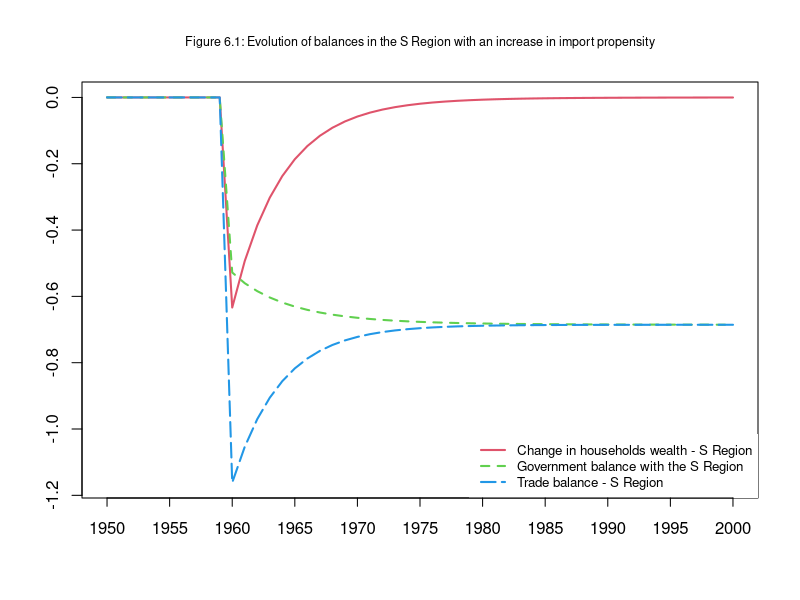
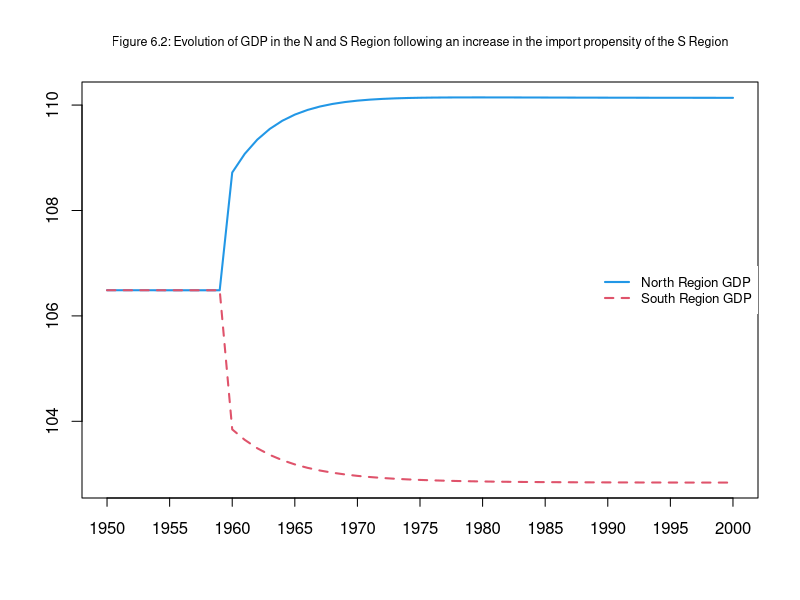
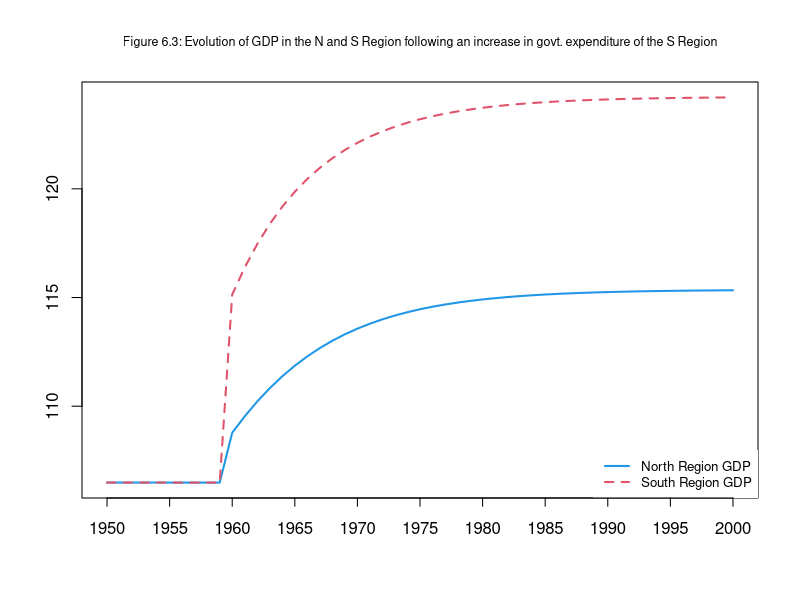
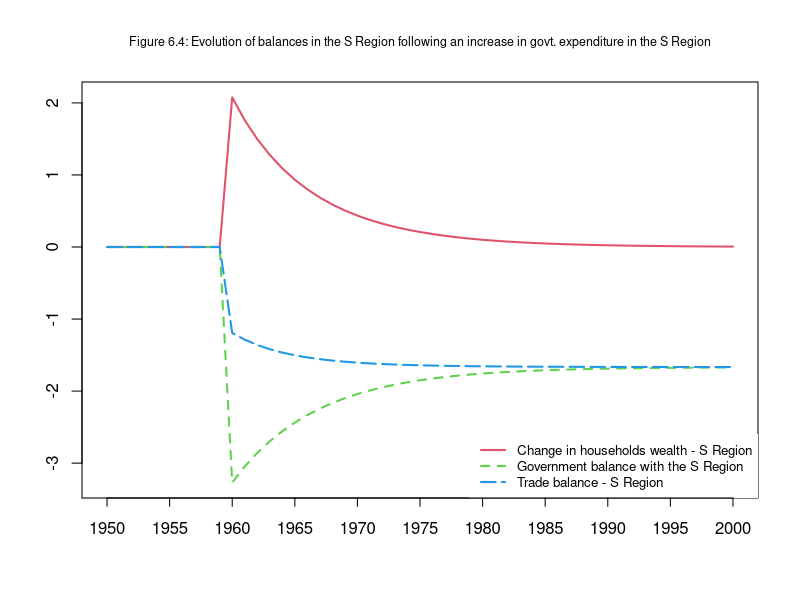
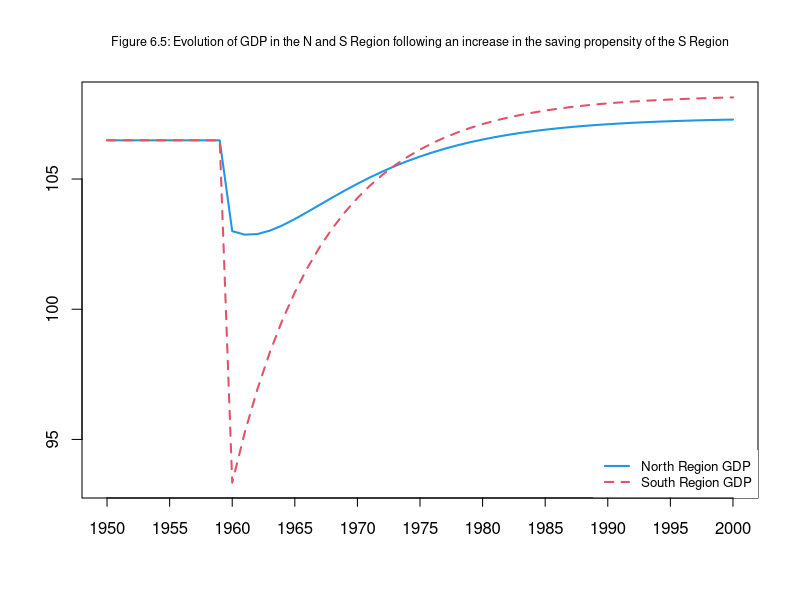
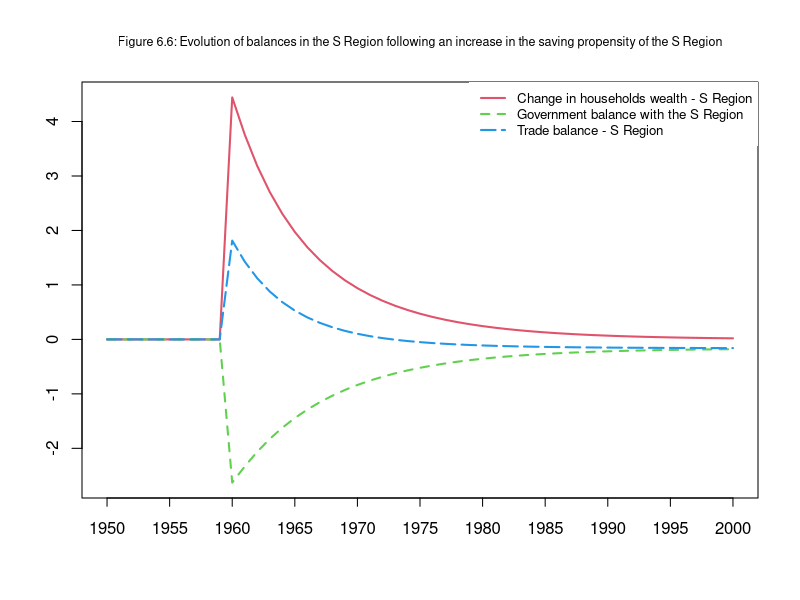
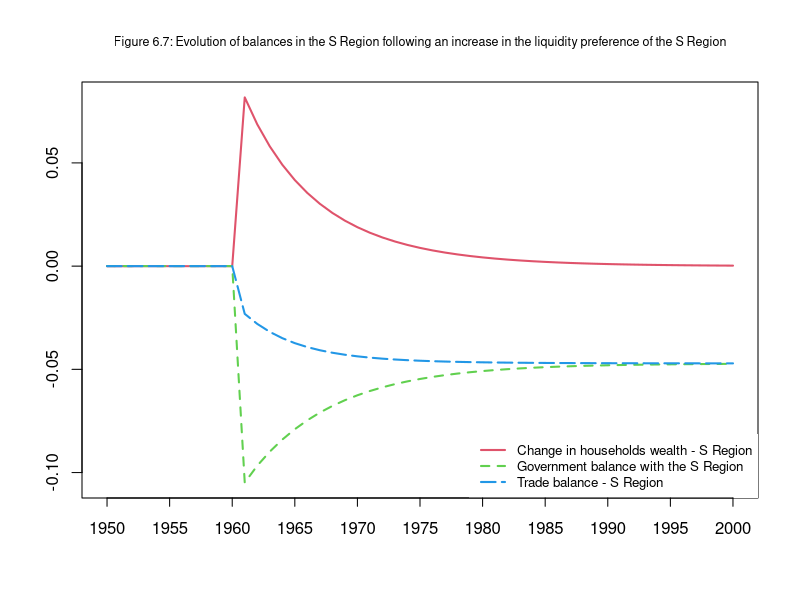

These figures' R source, in order:
#REG Model: two regions (N and S) sharing a common currency and a common central bank

#This code replicates results in the book Monetary Economics:
#An Integrated Approach to Credit, Money, Income, Production and Wealth,
#by Wynne Godley and Marc Lavoie, chapter 6, figures 6.1 to 6.7.
#It is an R translation of the EViews program gl06reg.prg, restructured in the style of Sim_a.R

#Clear
rm(list=ls(all=TRUE))

#PERIODS (i= 1 to 66, i.e. years 1945 to 2010). Period 1 holds the starting (steady-state) stocks
nPeriods=66

#SCENARIOS (j= 1 to 5)
#1 = baseline
#2 = increase in the import propensity of the S Region (figures 6.1 and 6.2)
#3 = increase in government expenditure of the S Region (figures 6.3 and 6.4)
#4 = increase in the saving propensity of the S Region (figures 6.5 and 6.6)
#5 = increase in the liquidity preference of the S Region (figure 6.7)
nScenarios=5

#ITERATIONS per period (Gauss-Seidel)
nIterations=100

#PARAMETERS
#Propensity to consume out of income (alpha1_s is a matrix: it changes in scenario 4)
alpha1_n=0.6
#Propensity to consume out of wealth
alpha2_n=0.4
alpha2_s=0.3
#Parameters of the portfolio equations (lambda0_s is a matrix: it changes in scenario 5)
lambda0_n=0.635
lambda1_n=5
lambda1_s=6
lambda2_n=0.01
lambda2_s=0.07
#Tax rate
theta=0.2
#Interest rate on bills
r_bar=0.025
#Government expenditure of region N
g_n=20
#Starting values of the stocks (steady state)
v0=86.487      #Households' wealth, each region
bh0=64.865     #Bills held by the households, each region
bcb0=43.244    #Bills held by the central bank

#VARIABLES
#Import propensity of region S (exogenous: changes in scenario 2)
mu_s=matrix(data=0.18781,nrow=nScenarios,ncol=nPeriods)
#Import propensity of region N
mu_n=matrix(data=0.18781,nrow=nScenarios,ncol=nPeriods)
#Government expenditure of region S (exogenous: changes in scenario 3)
g_s=matrix(data=20,nrow=nScenarios,ncol=nPeriods)
#Propensity to consume out of income of region S (exogenous: changes in scenario 4)
alpha1_s=matrix(data=0.7,nrow=nScenarios,ncol=nPeriods)
#Liquidity preference parameter of region S (exogenous: changes in scenario 5)
lambda0_s=matrix(data=0.67,nrow=nScenarios,ncol=nPeriods)
#GDP
y_n=matrix(data=0,nrow=nScenarios,ncol=nPeriods)
y_s=matrix(data=0,nrow=nScenarios,ncol=nPeriods)
#Consumption
cons_n=matrix(data=0,nrow=nScenarios,ncol=nPeriods)
cons_s=matrix(data=0,nrow=nScenarios,ncol=nPeriods)
#Imports
im_n=matrix(data=0,nrow=nScenarios,ncol=nPeriods)
im_s=matrix(data=0,nrow=nScenarios,ncol=nPeriods)
#Exports
x_n=matrix(data=0,nrow=nScenarios,ncol=nPeriods)
x_s=matrix(data=0,nrow=nScenarios,ncol=nPeriods)
#Disposable income
yd_n=matrix(data=0,nrow=nScenarios,ncol=nPeriods)
yd_s=matrix(data=0,nrow=nScenarios,ncol=nPeriods)
#Taxes
t_n=matrix(data=0,nrow=nScenarios,ncol=nPeriods)
t_s=matrix(data=0,nrow=nScenarios,ncol=nPeriods)
#Households' wealth
v_n=matrix(data=v0,nrow=nScenarios,ncol=nPeriods)
v_s=matrix(data=v0,nrow=nScenarios,ncol=nPeriods)
#Bills held by the households
b_h_n=matrix(data=bh0,nrow=nScenarios,ncol=nPeriods)
b_h_s=matrix(data=bh0,nrow=nScenarios,ncol=nPeriods)
#Cash held by the households
h_h_n=matrix(data=v0-bh0,nrow=nScenarios,ncol=nPeriods)
h_h_s=matrix(data=v0-bh0,nrow=nScenarios,ncol=nPeriods)
#Bills held by the households of both regions
b_h=matrix(data=2*bh0,nrow=nScenarios,ncol=nPeriods)
#Cash held by the households of both regions
h_h=matrix(data=2*(v0-bh0),nrow=nScenarios,ncol=nPeriods)
#Cash supply
h_s=matrix(data=2*(v0-bh0),nrow=nScenarios,ncol=nPeriods)
#Bills supplied by the government
b_s=matrix(data=2*bh0+bcb0,nrow=nScenarios,ncol=nPeriods)
#Bills held by the central bank
b_cb=matrix(data=bcb0,nrow=nScenarios,ncol=nPeriods)
#Interest rate on bills
r=matrix(data=r_bar,nrow=nScenarios,ncol=nPeriods)
#Variables used in the figures (S Region)
#Change in households' wealth
dv_s=matrix(data=0,nrow=nScenarios,ncol=nPeriods)
#Trade balance
tb_s=matrix(data=0,nrow=nScenarios,ncol=nPeriods)
#Government balance with the S Region
gb_s=matrix(data=0,nrow=nScenarios,ncol=nPeriods)
#Redundant equation: cash demand minus cash supply (should be zero)
check=matrix(data=0,nrow=nScenarios,ncol=nPeriods)


#MODEL
#Select scenarios
for (j in 1:nScenarios){

  #Define time
 for (i in 2:nPeriods){

   #Define iterations
   for (iterations in 1:nIterations){

     #Define alternative scenarios (all shocks start in 1960, i.e. i=16)
     if (i>=16 && j==2){
       mu_s[2,i]=0.20781     #Import propensity of S passes from 0.18781 to 0.20781
     }
     if (i>=16 && j==3){
       g_s[3,i]=25           #Government expenditure of S passes from 20 to 25
     }
     if (i>=16 && j==4){
       alpha1_s[4,i]=0.6     #Propensity to consume of S passes from 0.7 to 0.6
     }
     if (i>=16 && j==5){
       lambda0_s[5,i]=0.75   #Liquidity preference of S passes from 0.67 to 0.75
     }


     # REG model in R

     # Region N
     # GDP
     y_n[j,i]     = cons_n[j,i] + g_n + x_n[j,i] - im_n[j,i]
     # Imports
     im_n[j,i]    = mu_n[j,i] * y_n[j,i]
     # Exports of N are the imports of S
     x_n[j,i]     = im_s[j,i]
     # Disposable income
     yd_n[j,i]    = y_n[j,i] - t_n[j,i] + r[j,i-1] * b_h_n[j,i-1]
     # Taxes
     t_n[j,i]     = theta * (y_n[j,i] + r[j,i-1] * b_h_n[j,i-1])
     # Households' wealth
     v_n[j,i]     = v_n[j,i-1] + yd_n[j,i] - cons_n[j,i]
     # Consumption function
     cons_n[j,i]  = alpha1_n * yd_n[j,i] + alpha2_n * v_n[j,i-1]
     # Cash held by the households
     h_h_n[j,i]   = v_n[j,i] - b_h_n[j,i]
     # Demand for bills
     b_h_n[j,i]   = v_n[j,i] * (lambda0_n + lambda1_n * r[j,i] - lambda2_n * (yd_n[j,i] / v_n[j,i]))

     # Region S
     # GDP
     y_s[j,i]     = cons_s[j,i] + g_s[j,i] + x_s[j,i] - im_s[j,i]
     # Imports
     im_s[j,i]    = mu_s[j,i] * y_s[j,i]
     # Exports of S are the imports of N
     x_s[j,i]     = im_n[j,i]
     # Disposable income
     yd_s[j,i]    = y_s[j,i] - t_s[j,i] + r[j,i-1] * b_h_s[j,i-1]
     # Taxes
     t_s[j,i]     = theta * (y_s[j,i] + r[j,i-1] * b_h_s[j,i-1])
     # Households' wealth
     v_s[j,i]     = v_s[j,i-1] + yd_s[j,i] - cons_s[j,i]
     # Consumption function
     cons_s[j,i]  = alpha1_s[j,i] * yd_s[j,i] + alpha2_s * v_s[j,i-1]
     # Cash held by the households
     h_h_s[j,i]   = v_s[j,i] - b_h_s[j,i]
     # Demand for bills
     b_h_s[j,i]   = v_s[j,i] * (lambda0_s[j,i] + lambda1_s * r[j,i] - lambda2_s * (yd_s[j,i] / v_s[j,i]))

     # Government and central bank (common to both regions)
     # Bills held by the households of both regions
     b_h[j,i]     = b_h_n[j,i] + b_h_s[j,i]
     # Cash held by the households of both regions
     h_h[j,i]     = h_h_n[j,i] + h_h_s[j,i]
     # Supply of bills (government budget constraint, central bank profits go to the government)
     b_s[j,i]     = b_s[j,i-1] + g_n + g_s[j,i] + r[j,i-1] * b_s[j,i-1] - t_n[j,i] - t_s[j,i] - r[j,i-1] * b_cb[j,i-1]
     # Bills held by the central bank
     b_cb[j,i]    = b_s[j,i] - b_h[j,i]
     # Supply of cash
     h_s[j,i]     = h_s[j,i-1] + b_cb[j,i] - b_cb[j,i-1]
     # Interest rate set by the central bank
     r[j,i]       = r_bar

     # Variables used in the figures (S Region)
     dv_s[j,i]    = v_s[j,i] - v_s[j,i-1]
     tb_s[j,i]    = x_s[j,i] - im_s[j,i]
     gb_s[j,i]    = t_s[j,i] - g_s[j,i] - r[j,i-1] * b_h_s[j,i-1]
     check[j,i]   = h_h[j,i] - h_s[j,i]

   }
 }
}

#FIGURES (years 1950 to 2000: i= 6 to 56)
x=c("1950":"2000")
at_x=seq(1,51,by=5)

#Figure 6.1
plot(dv_s[2,6:56],xaxt='n',type="l",col="2",lwd=2,lty=1,font.main=1,cex.main=0.75,main="Figure 6.1: Evolution of balances in the S Region with an increase in import propensity",ylab = '',xlab = '',ylim=range(dv_s[2,6:56],gb_s[2,6:56],tb_s[2,6:56]))
lines(gb_s[2,6:56],type="l",lwd=2,lty=2,col="3")
lines(tb_s[2,6:56],type="l",lwd=2,lty=5,col="4")
legend("bottomright",c("Change in households wealth - S Region","Government balance with the S Region","Trade balance - S Region"),  bty = 1, cex = 0.8, lty=c(1,2,5), lwd=c(2,2,2), col = c(2,3,4), box.lwd=0)
axis(side=1,at=at_x,labels=x[at_x],tck=-0.02)

#Figure 6.2
plot(y_n[2,6:56],xaxt='n',type="l",col="4",lwd=2,lty=1,font.main=1,cex.main=0.75,main="Figure 6.2: Evolution of GDP in the N and S Region following an increase in the import propensity of the S Region",ylab = '',xlab = '',ylim=range(y_n[2,6:56],y_s[2,6:56]))
lines(y_s[2,6:56],type="l",lwd=2,lty=2,col="2")
legend("right",c("North Region GDP","South Region GDP"),  bty = 1, cex = 0.8, lty=c(1,2), lwd=c(2,2), col = c(4,2), box.lwd=0)
axis(side=1,at=at_x,labels=x[at_x],tck=-0.02)

#Figure 6.3
plot(y_n[3,6:56],xaxt='n',type="l",col="4",lwd=2,lty=1,font.main=1,cex.main=0.75,main="Figure 6.3: Evolution of GDP in the N and S Region following an increase in govt. expenditure of the S Region",ylab = '',xlab = '',ylim=range(y_n[3,6:56],y_s[3,6:56]))
lines(y_s[3,6:56],type="l",lwd=2,lty=2,col="2")
legend("bottomright",c("North Region GDP","South Region GDP"),  bty = 1, cex = 0.8, lty=c(1,2), lwd=c(2,2), col = c(4,2), box.lwd=0)
axis(side=1,at=at_x,labels=x[at_x],tck=-0.02)

#Figure 6.4
plot(dv_s[3,6:56],xaxt='n',type="l",col="2",lwd=2,lty=1,font.main=1,cex.main=0.75,main="Figure 6.4: Evolution of balances in the S Region following an increase in govt. expenditure in the S Region",ylab = '',xlab = '',ylim=range(dv_s[3,6:56],gb_s[3,6:56],tb_s[3,6:56]))
lines(gb_s[3,6:56],type="l",lwd=2,lty=2,col="3")
lines(tb_s[3,6:56],type="l",lwd=2,lty=5,col="4")
legend("bottomright",c("Change in households wealth - S Region","Government balance with the S Region","Trade balance - S Region"),  bty = 1, cex = 0.8, lty=c(1,2,5), lwd=c(2,2,2), col = c(2,3,4), box.lwd=0)
axis(side=1,at=at_x,labels=x[at_x],tck=-0.02)

#Figure 6.5
plot(y_n[4,6:56],xaxt='n',type="l",col="4",lwd=2,lty=1,font.main=1,cex.main=0.75,main="Figure 6.5: Evolution of GDP in the N and S Region following an increase in the saving propensity of the S Region",ylab = '',xlab = '',ylim=range(y_n[4,6:56],y_s[4,6:56]))
lines(y_s[4,6:56],type="l",lwd=2,lty=2,col="2")
legend("bottomright",c("North Region GDP","South Region GDP"),  bty = 1, cex = 0.8, lty=c(1,2), lwd=c(2,2), col = c(4,2), box.lwd=0)
axis(side=1,at=at_x,labels=x[at_x],tck=-0.02)

#Figure 6.6
plot(dv_s[4,6:56],xaxt='n',type="l",col="2",lwd=2,lty=1,font.main=1,cex.main=0.75,main="Figure 6.6: Evolution of balances in the S Region following an increase in the saving propensity of the S Region",ylab = '',xlab = '',ylim=range(dv_s[4,6:56],gb_s[4,6:56],tb_s[4,6:56]))
lines(gb_s[4,6:56],type="l",lwd=2,lty=2,col="3")
lines(tb_s[4,6:56],type="l",lwd=2,lty=5,col="4")
legend("topright",c("Change in households wealth - S Region","Government balance with the S Region","Trade balance - S Region"),  bty = 1, cex = 0.8, lty=c(1,2,5), lwd=c(2,2,2), col = c(2,3,4), box.lwd=0)
axis(side=1,at=at_x,labels=x[at_x],tck=-0.02)

#Figure 6.7
plot(dv_s[5,6:56],xaxt='n',type="l",col="2",lwd=2,lty=1,font.main=1,cex.main=0.75,main="Figure 6.7: Evolution of balances in the S Region following an increase in the liquidity preference of the S Region",ylab = '',xlab = '',ylim=range(dv_s[5,6:56],gb_s[5,6:56],tb_s[5,6:56]))
lines(gb_s[5,6:56],type="l",lwd=2,lty=2,col="3")
lines(tb_s[5,6:56],type="l",lwd=2,lty=5,col="4")
legend("bottomright",c("Change in households wealth - S Region","Government balance with the S Region","Trade balance - S Region"),  bty = 1, cex = 0.8, lty=c(1,2,5), lwd=c(2,2,2), col = c(2,3,4), box.lwd=0)
axis(side=1,at=at_x,labels=x[at_x],tck=-0.02)
